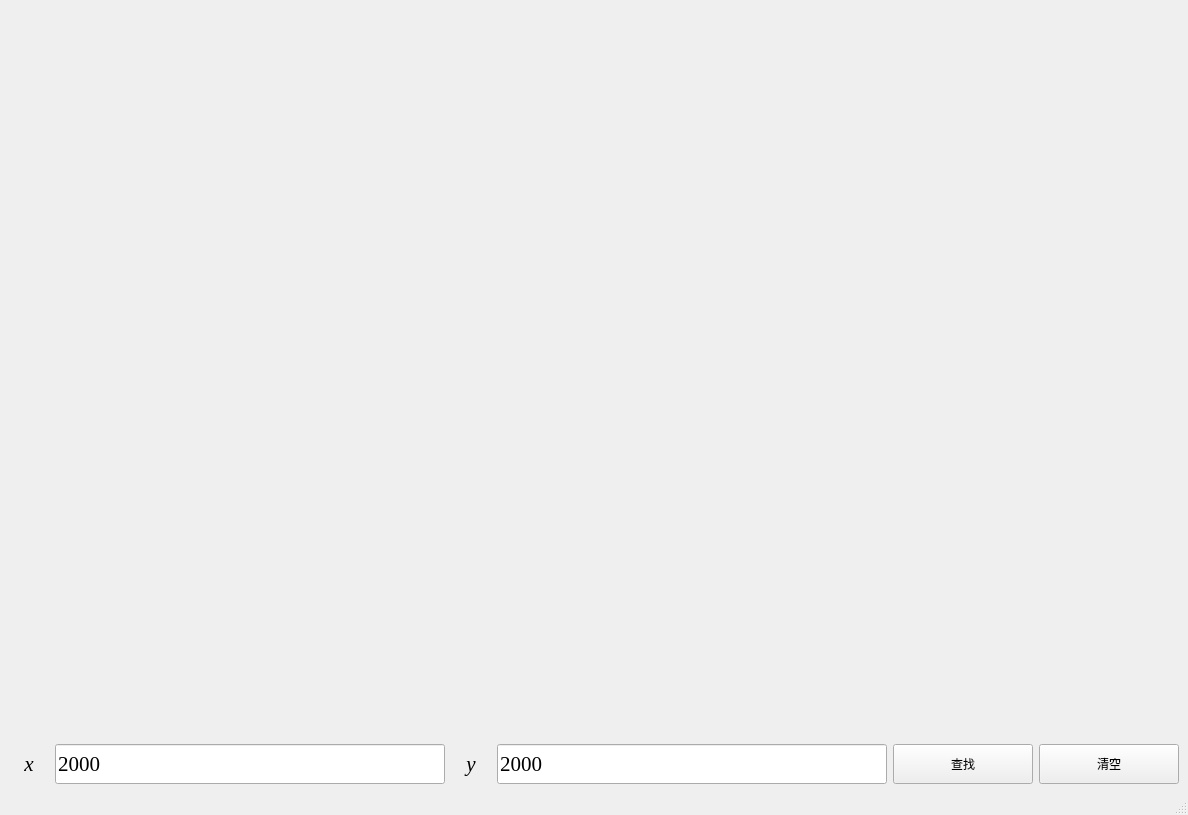
<?xml version="1.0" encoding="UTF-8"?>
<ui version="4.0">
 <class>MainWindow</class>
 <widget class="QMainWindow" name="MainWindow">
  <property name="geometry">
   <rect>
    <x>0</x>
    <y>0</y>
    <width>1188</width>
    <height>815</height>
   </rect>
  </property>
  <property name="windowTitle">
   <string>MainWindow</string>
  </property>
  <widget class="QWidget" name="centralwidget">
   <layout class="QGridLayout" name="gridLayout_2">
    <item row="0" column="0" colspan="6">
     <layout class="QGridLayout" name="gridLayout">
      <item row="0" column="0">
       <widget class="QLabel" name="LeftPhoto">
        <property name="minimumSize">
         <size>
          <width>500</width>
          <height>400</height>
         </size>
        </property>
        <property name="maximumSize">
         <size>
          <width>960</width>
          <height>1040</height>
         </size>
        </property>
        <property name="text">
         <string/>
        </property>
       </widget>
      </item>
      <item row="0" column="1">
       <widget class="QLabel" name="RightPhoto">
        <property name="minimumSize">
         <size>
          <width>500</width>
          <height>400</height>
         </size>
        </property>
        <property name="maximumSize">
         <size>
          <width>960</width>
          <height>1040</height>
         </size>
        </property>
        <property name="text">
         <string/>
        </property>
       </widget>
      </item>
     </layout>
    </item>
    <item row="1" column="0">
     <widget class="QLabel" name="label">
      <property name="minimumSize">
       <size>
        <width>40</width>
        <height>40</height>
       </size>
      </property>
      <property name="maximumSize">
       <size>
        <width>40</width>
        <height>40</height>
       </size>
      </property>
      <property name="font">
       <font>
        <family>Times New Roman</family>
        <pointsize>16</pointsize>
        <italic>true</italic>
       </font>
      </property>
      <property name="text">
       <string>&lt;html&gt;&lt;head/&gt;&lt;body&gt;&lt;p align=&quot;center&quot;&gt;x&lt;/p&gt;&lt;/body&gt;&lt;/html&gt;</string>
      </property>
     </widget>
    </item>
    <item row="1" column="1">
     <widget class="QLineEdit" name="lineEdit">
      <property name="minimumSize">
       <size>
        <width>100</width>
        <height>40</height>
       </size>
      </property>
      <property name="maximumSize">
       <size>
        <width>1679999</width>
        <height>40</height>
       </size>
      </property>
      <property name="font">
       <font>
        <family>Times New Roman</family>
        <pointsize>16</pointsize>
       </font>
      </property>
      <property name="text">
       <string>2000</string>
      </property>
     </widget>
    </item>
    <item row="1" column="2">
     <widget class="QLabel" name="label_2">
      <property name="minimumSize">
       <size>
        <width>40</width>
        <height>40</height>
       </size>
      </property>
      <property name="maximumSize">
       <size>
        <width>40</width>
        <height>40</height>
       </size>
      </property>
      <property name="font">
       <font>
        <family>Times New Roman</family>
        <pointsize>16</pointsize>
        <italic>true</italic>
       </font>
      </property>
      <property name="text">
       <string>&lt;html&gt;&lt;head/&gt;&lt;body&gt;&lt;p align=&quot;center&quot;&gt;y&lt;/p&gt;&lt;/body&gt;&lt;/html&gt;</string>
      </property>
     </widget>
    </item>
    <item row="1" column="3">
     <widget class="QLineEdit" name="lineEdit_2">
      <property name="minimumSize">
       <size>
        <width>100</width>
        <height>40</height>
       </size>
      </property>
      <property name="maximumSize">
       <size>
        <width>167999</width>
        <height>40</height>
       </size>
      </property>
      <property name="font">
       <font>
        <family>Times New Roman</family>
        <pointsize>16</pointsize>
       </font>
      </property>
      <property name="text">
       <string>2000</string>
      </property>
     </widget>
    </item>
    <item row="1" column="4">
     <widget class="QPushButton" name="calButton">
      <property name="minimumSize">
       <size>
        <width>140</width>
        <height>40</height>
       </size>
      </property>
      <property name="maximumSize">
       <size>
        <width>140</width>
        <height>40</height>
       </size>
      </property>
      <property name="font">
       <font>
        <family>宋体</family>
       </font>
      </property>
      <property name="text">
       <string>查找</string>
      </property>
     </widget>
    </item>
    <item row="1" column="5">
     <widget class="QPushButton" name="clearButton">
      <property name="minimumSize">
       <size>
        <width>140</width>
        <height>40</height>
       </size>
      </property>
      <property name="maximumSize">
       <size>
        <width>140</width>
        <height>40</height>
       </size>
      </property>
      <property name="font">
       <font>
        <family>宋体</family>
       </font>
      </property>
      <property name="text">
       <string>清空</string>
      </property>
     </widget>
    </item>
   </layout>
  </widget>
  <widget class="QMenuBar" name="menubar">
   <property name="geometry">
    <rect>
     <x>0</x>
     <y>0</y>
     <width>1188</width>
     <height>26</height>
    </rect>
   </property>
  </widget>
  <widget class="QStatusBar" name="statusbar"/>
 </widget>
 <resources/>
 <connections/>
</ui>
